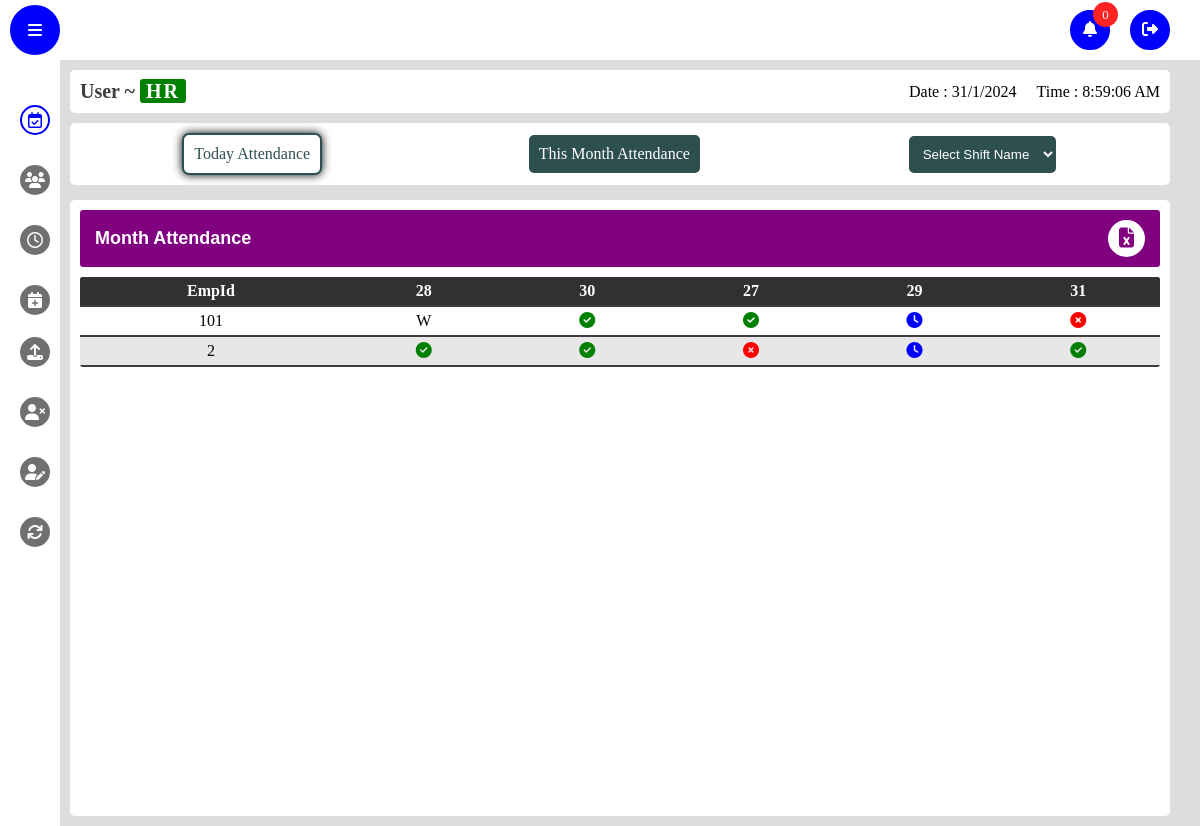
/month_attendance (signed in), run on the app's committed database.
### app/models.py (models this page shows)
class Attendance(db.Model,UserMixin):
    id=db.Column(db.Integer,primary_key=True)
    date = db.Column(db.DateTime(timezone=True), default=func.now())
    emp_id = db.Column(db.Integer, db.ForeignKey('emp_login.id'))
    name = db.Column(db.String(150), nullable=False)
    attendance =db.Column(db.String(150))
    wages_per_Day=db.Column(db.String(150))
    inTime=db.Column(db.String(150))
    outTime=db.Column(db.String(150))
    overtime=db.Column(db.String(150),default='00:00')
    employee = db.relationship('Emp_login', back_populates='attendances')
    shiftType=db.Column(db.String(150))
    shiftIntime = db.Column(db.String(150))
    shift_Outtime = db.Column(db.String(150))
    TotalDuration=db.Column(db.String(150))
    lateBy=db.Column(db.String(150))
    earlyGoingBy=db.Column(db.String(150))
    punchRecords=db.Column(db.String(150))

### app/views.py (the view)
@views.route('/month_attendance',methods=['POST','GET'])
def month_attendance():
    if current_user.role == 'employee':
        return redirect(url_for('auth.logout'))
    start_date, end_date = get_last_month_dates()
    last_month_attendance = db.session.query(Attendance).filter(
        Attendance.date.between(start_date, end_date)
    ).all()
    employee_data = {}
    date = set()
    for record in last_month_attendance:
        emp_id = record.emp_id
        record_date=record.date
        date.add(str(record_date)[8:10])
        if emp_id not in employee_data:
            employee_data[emp_id] = []
        employee_data[emp_id].append(record)
    date = list(date)
    print(date)
    return render_template('month_attendance.html', employee_data=employee_data,date=date)

### app/views.py (called while the page is built)
def get_last_month_dates():
    today = datetime.today()
    first_day_of_current_month = today.replace(day=1)
    last_day_of_last_month = first_day_of_current_month - timedelta(days=1)
    first_day_of_last_month = last_day_of_last_month.replace(day=1)
    return first_day_of_last_month, today

### app/templates/month_attendance.html (shortened to what this page needs)
{% extends "base_admin.html" %} {% block title %} Employee {% endblock %} {%
block content %}
<link rel="stylesheet" href="static/css/attendance.css" />
<menu class="table-menu" style="display: flex">
  <div class="btn-container">
    <a href="/today_attendance" class="tag-btn click active"
      >Today Attendance</a
    >
    <a href="/month_attendance" class="tag-btn click">This Month Attendance</a>
    <select name="shift" id="shift" class="tag-btn">
      <option value="">Select Shift Name</option>
    </select>
  </div>
</menu>
<section class="frame month-attendance" style="display: flex">
  <div class="inner-frame">
    <div class="frame-header">
      <div class="frame-details">
        <p class="frame-name">Month Attendance</p>
      </div>
      <div class="frame-options">
        <button type="button" class="download">
          <i class="fas fa-file-excel"></i>
        </button>
      </div>
    </div>
    <div class="frame-body">
      {% if employee_data %}
      <table class="attendance-table">
        <thead>
          <tr class="thead">
            <th>EmpId</th>
            {% for date in date %}
            <th>{{ date }}</th>
            {% endfor %}
          </tr>
        </thead>
        <tbody class="tableBody filter">
          {% for emp_id, records in employee_data.items() %}
          <tr>
            <td>{{ emp_id }}</td>
            {% for record in records %} {% if record.attendance =='Present' %}
            <td>
              <i class="fas fa-check-circle"></i>
            </td>
            {% elif record.attendance =='O.T' %}
            <td>
              <i class="fas fa-clock" style="color: blue"></i>
            </td>
            {% elif record.attendance =='Week Off' %}
            <td>
              W
            </td>
            {% else %}
            <td>
              <i class="fas fa-times-circle"></i>
            </td>
            {% endif %} {% endfor %}
          </tr>
          {% endfor %} {% else %}
          <p class="mt-3">No attendance records found for last month.</p>
          {% endif %}
        </tbody>
      </table>
    </div>
  </div>
</section>
{% endblock %}

### app/static/css/style.css (style rules this page uses)
* { margin: 0; padding: 0; box-sizing: border-box; list-style: none; text-decoration: none; }
table { width: -webkit-fill-available; }
body { background: #ddd; }
.frame { margin-top: 15px; padding: 10px; width: 100%; background: #ffffff; min-height: 77vh; border-radius: 5px; }
.inner-frame { width: 100%; height: 100%; }
option { padding: 10px; }

### app/static/css/late.css (style rules this page uses)
table { border-collapse: collapse; border-radius: 3px; overflow: hidden; width: -webkit-fill-available; }
table thead { background: #585858; color: #fff; }
td, th { min-width: 75px; }
td { border-bottom: 2px dashed #585858; }

### app/static/css/attendance.css (style rules this page uses)
.frame-header { width: 100%; display: flex; align-items: center; justify-content: space-between; padding: 10px 15px; background: #800080; color: #fff; border-radius: 3px; }
.frame-details { display: flex; align-items: center; gap: 15px; }
.frame-name { font-family: sans-serif; font-weight: 700; font-size: 18px; display: flex; align-items: center; gap: 10px; }
.frame-options { display: flex; align-items: center; gap: 10px; }
.download, .grid, .list { width: 37px; height: 37px; border-radius: 50%; background: #fff; color: #800080; font-size: 20px; border: 2px solid #fff; cursor: pointer; transition: all 0.3s; }
.attendance-table, .today-attendance-table { width: 100%; max-height: 100%; border-collapse: collapse; margin-top: 10px; border-radius: 3px; overflow: hidden; }
.attendance-table .thead, .today-attendance-table thead { padding: 5px 0; background: #313131; color: #fff; }
td, th { min-width: 30px; text-align: center; padding: 5px 0; }
.attendance-table tr { border-bottom: 2px solid #3d3d3d; }
tr:nth-child(even) { background: #e7e7e7; }
.fas.fa-check-circle { color: green; }
.fas.fa-times-circle { color: red; }
.frame-body { max-width: 100%; overflow-x: scroll; }
.btn-container { margin-top: 10px; padding: 10px 15px; display: flex; align-items: center; flex-wrap: wrap; justify-content: space-around; gap: 10px; width: 100%; background: #fff; border-radius: 5px; }
.tag-btn { padding: 10px; border-radius: 7px; border: 2px solid; background: #2e4f4f; color: #fff; cursor: pointer; transition: all 0.5s; outline: none; }
.tag-btn.active, .tag-btn:focus { box-shadow: 0px 0px 10px #000; background: #fff; color: #2e4f4f; }

### data on the page
Attendance: attendance "W"
Attendance: attendance "Present" (drawn)
Attendance: attendance "Present" (drawn)
Attendance: attendance "O.T" (drawn)
Attendance: attendance "Leave" (drawn)
Attendance: attendance "Present" (drawn)
Attendance: attendance "Present" (drawn)
Attendance: attendance "Leave" (drawn)
Attendance: attendance "O.T" (drawn)
Attendance: attendance "Present" (drawn)

### other printed values
{{ date }} "28" "30" "27" "29" "31"
{{ emp_id }} "101" "2"
